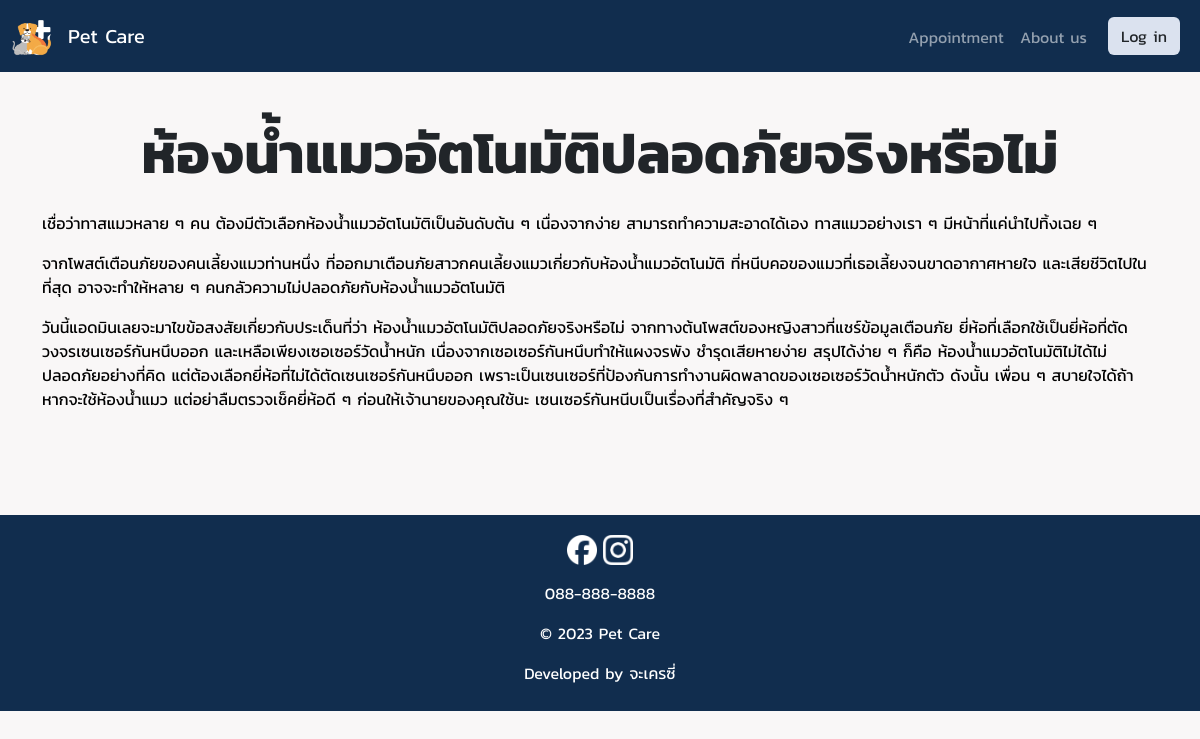
/PetCare/news_each.php?newsId=8, run on the app's committed database.
### tables this page shows
CREATE TABLE `news` (
  `news_id` int(3) NOT NULL AUTO_INCREMENT,
  `news_name` varchar(50) NOT NULL,
  `news_detail` varchar(200) NOT NULL,
  `path` varchar(150) NOT NULL,
  `status` enum('active','inactive') NOT NULL,
  `create_date` datetime NOT NULL,
  `create_by` int(3) NOT NULL,
  `news_content` varchar(8000) NOT NULL,
  PRIMARY KEY (`news_id`),
  KEY `create_by` (`create_by`),
  CONSTRAINT `news_ibfk_1` FOREIGN KEY (`create_by`) REFERENCES `staff` (`staff_id`)
);

### PetCare/news_each.php (the view, shortened to what this page needs)
<!DOCTYPE html>
<html lang="en">
<head>
    <link href="https://cdn.jsdelivr.net/npm/bootstrap@5.3.3/dist/css/bootstrap.min.css" rel="stylesheet">
    <link rel="stylesheet" href="./user_style.css" />
    <link rel="stylesheet" href="../css/font.css" />
    <link rel="stylesheet" href="../css/ckeditor.css" />
</head>
<body>
    <nav class="navbar navbar-expand-sm navbar-dark fixed-top bg-indigo navbar-size">
        <div class="container-fluid">
            <a class="navbar-brand" href="./">
                <img src="./images/logo.png" alt="Avatar Logo" style="width:40px;" />
            </a>
            <a class="navbar-brand" href="./"> Pet Care </a>
            <div class="collapse navbar-collapse justify-content-end" id="mynavbar">
                <ul class="navbar-nav bg-indigo">
                    <li class="nav-item mt-2">
                        <a class="nav-link" href="choose.php"> Appointment </a>
                    </li>
                    <li class="nav-item mt-2" style="margin-right: 5px;">
                        <a class="nav-link" href="about_us.php"> About us </a>
                    </li>
                    <li class="nav-item">
                        <?php
                        if (!isset($_SESSION["owner_id"])) {
                            echo "<a class='nav-link' href='login.php'>
                                                <button type='button' class='btn btn-block btn-lb' name='loginbtn' value='done'> Log in </button>
                                            </a>";
                        } else {
                            include 'nav_profile.php';
                        }
                        ?>
                    </li>
                </ul>
            </div>
        </div>
    </nav>
    <div class="add-space-nav"></div>
    <div class="mt-5 container">
        <?php
        include '../connect.php';
        $newsId = $_GET["newsId"];
        $sql = "SELECT * FROM news WHERE news_id='$newsId'";
        $result = $conn->query($sql);
        if ($result->num_rows == 1) {
            while ($row = $result->fetch_assoc()) {
                $news_name = $row["news_name"];
                $news_content = $row["news_content"];
                $news_content = str_replace("../../../", "../", $news_content);
            }
        }
        ?>
        <h1 class="mb-3 display-4"><?php echo $news_name; ?></h1>
        <div class="mt-4 mb-5 d-flex justify-content-center">
            <div class="row">
                <div class="col-">
                    <div class="ck-content">
                        <?php echo $news_content; ?>
                    </div>
                </div>
            </div>
        </div>
    </div>
    <footer>
        <a href="#"><img src="./images/facebook-icon.png" width="30px" height="30px" /></a>
        <a href="#"><img src="./images/Instagram-icon.png" width="30px" height="30px" /></a>
        <p class="mt-3"> 088-888-8888 </p>
        <p> &copy; 2023 Pet Care</p>
        <p>Developed by <a href="#" class="text-white">จะเครซี่</a></p>
    </footer>
    </body>
</html>

### PetCare/user_style.css (style rules this page uses)
body { background-color: #F9F7F7 !important; }
.add-space-nav { padding-top: 72px !important; }
.bg-indigo { background-color: #112D4E !important; }
.btn-lb { background-color: #DBE2EF !important; }
.navbar-size { height: 72px !important; }
a.text-white { text-decoration: none !important; }

### css/ckeditor.css (style rules this page uses)
:root { --ck-color-image-caption-background: hsl(0, 0%, 97%); --ck-color-image-caption-text: hsl(0, 0%, 20%); --ck-color-mention-background: hsla(341, 100%, 30%, 0.1); --ck-color-mention-text: hsl(341, 100%, 30%); --ck-color-table-caption-background: hsl(0, 0%, 97%); --ck-color-table-caption-text: hsl(0, 0%, 20%); --ck-highlight-marker-blue: hsl(201, 97%, 72%); --ck-highlight-marker-green: hsl(120, 93%, 68%); --ck-highlight-marker-pink: hsl(345, 96%, 73%); --ck-highlight-marker-yellow: hsl(60, 97%, 73%); --ck-highlight-pen-green: hsl(112, 100%, 27%); --ck-highlight-pen-red: hsl(0, 85%, 49%); --ck-image-style-spacing: 1.5em; --ck-inline-image-style-spacing: calc(var(--ck-image-style-spacing) / 2); --ck-todo-list-checkmark-size: 16px; }

### PetCare/news_each.php (style rules this page uses)
h1.display-4 { font-weight: bold !important; text-align: center; }
a.text-white { text-decoration: none; }
footer { background-color: #112D4E; color: #FFFFFF; padding-top: 20px; padding-bottom: 10px; margin-bottom: 0 !important; text-align: center; }

### data on the page
news: news_name "ห้องน้ำแมวอัตโนมัติปลอดภัยจริงหรือไม่", news_content "เชื่อว่าทาสแมวหลาย ๆ คน ต้องมีตัวเลือกห้องน้ำแมวอัตโนมัติเป็นอันดับต้น ๆ เนื่องจากง่าย สามารถทำความสะอาดได้เอง ทาสแมวอย่างเรา ๆ มีหน้าที่แค่นำไปทิ้งเฉย ๆ จากโพสต์เตือนภัยของคนเลี้ยงแมวท่านหนึ่ง ที่ออกมาเตือนภัยสาวกคนเลี้ยงแมวเกี่ยวกับห้องน้ำแมวอัตโนมัติ ที่หนีบคอของแมวที่เธอเลี้ยงจนขาดอากาศหายใจ และเสียชีวิตไปในที่สุด อาจจะทำให้หลาย ๆ คนกลัวความไม่ปลอดภัยกับห้องน้ำแมวอัตโนมัติ วันนี้แอดมินเลยจะมาไขข้อสงสัยเกี่ยวกับประเด็นที่ว่า ห้องน้ำแมวอัตโนมัติปลอดภัยจริงหรือไม่ จากทางต้นโพสต์ของหญิงสาวที่แชร์ข้อมูลเตือนภัย ยี่ห้อที่เลือกใช้เป็นยี่ห้อที่ตัดวงจรเซนเซอร์กันหนึบออก และเหลือเพียงเซอเซอร์วัดน้ำหนัก เนื่องจากเซอเซอร์กันหนึบทำให้แผงจรพัง ชำรุดเสียหายง่าย สรุปได้ง่าย ๆ ก็คือ…"
